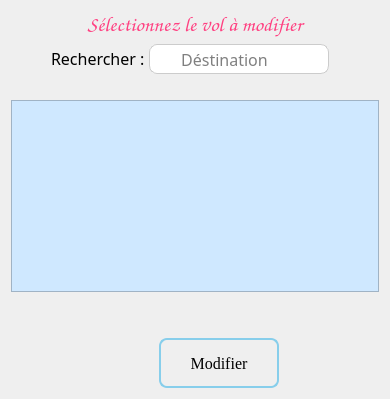
          <widget class="QWidget" name="page_31">
           <layout class="QGridLayout" name="gridLayout_13">
            <item row="4" column="0">
             <layout class="QHBoxLayout" name="horizontalLayout_43">
              <property name="spacing">
               <number>20</number>
              </property>
              <property name="leftMargin">
               <number>0</number>
              </property>
              <property name="rightMargin">
               <number>100</number>
              </property>
              <item alignment="Qt::AlignmentFlag::AlignRight">
               <widget class="QPushButton" name="btnMod">
                <property name="enabled">
                 <bool>true</bool>
                </property>
                <property name="sizePolicy">
                 <sizepolicy hsizetype="Fixed" vsizetype="Fixed">
                  <horstretch>0</horstretch>
                  <verstretch>0</verstretch>
                 </sizepolicy>
                </property>
                <property name="minimumSize">
                 <size>
                  <width>120</width>
                  <height>50</height>
                 </size>
                </property>
                <property name="maximumSize">
                 <size>
                  <width>200</width>
                  <height>60</height>
                 </size>
                </property>
                <property name="font">
                 <font>
                  <family>Georgia</family>
                  <pointsize>12</pointsize>
                 </font>
                </property>
                <property name="styleSheet">
                 <string notr="true">QPushButton {
    background: qlineargradient(x1:0, y1:0, x2:0, y2:1,
                                stop:0 #00aaff, stop:1 #f0f0f0);
    border: 2px solid skyblue;
    border-radius: 8px;
    padding: 5px;
    color: black;
}

QPushButton:hover {
    background: qlineargradient(x1:0, y1:0, x2:0, y2:1,
                                stop:0 #f0f0f0, stop:1 #00aaff);
    border: 2px solid skyblue;
}

QPushButton:pressed {
    background: qlineargradient(x1:0, y1:0, x2:0, y2:1,
                                stop:0 #f0f0f0, stop:1 #0080ff);
    border: 2px solid teal;
}</string>
                </property>
                <property name="text">
                 <string>Modifier</string>
                </property>
                <property name="icon">
                 <iconset resource="ressources/icons.qrc">
                  <normaloff>:/icons/modifier.png</normaloff>:/icons/modifier.png</iconset>
                </property>
                <property name="iconSize">
                 <size>
                  <width>20</width>
                  <height>20</height>
                 </size>
                </property>
               </widget>
              </item>
             </layout>
            </item>
            <item row="0" column="0">
             <widget class="QLabel" name="label_198">
              <property name="sizePolicy">
               <sizepolicy hsizetype="Preferred" vsizetype="Fixed">
                <horstretch>0</horstretch>
                <verstretch>0</verstretch>
               </sizepolicy>
              </property>
              <property name="font">
               <font>
                <family>Comic Sans MS</family>
                <pointsize>16</pointsize>
               </font>
              </property>
              <property name="styleSheet">
               <string notr="true">color: #FF4081;</string>
              </property>
              <property name="text">
               <string>Sélectionnez le vol à modifier</string>
              </property>
              <property name="textFormat">
               <enum>Qt::TextFormat::AutoText</enum>
              </property>
              <property name="alignment">
               <set>Qt::AlignmentFlag::AlignCenter</set>
              </property>
              <property name="margin">
               <number>10</number>
              </property>
             </widget>
            </item>
            <item row="1" column="0">
             <layout class="QHBoxLayout" name="horizontalLayout_27">
              <property name="spacing">
               <number>0</number>
              </property>
              <property name="topMargin">
               <number>0</number>
              </property>
              <property name="rightMargin">
               <number>50</number>
              </property>
              <property name="bottomMargin">
               <number>20</number>
              </property>
              <item>
               <spacer name="horizontalSpacer_33">
                <property name="orientation">
                 <enum>Qt::Orientation::Horizontal</enum>
                </property>
                <property name="sizeHint" stdset="0">
                 <size>
                  <width>40</width>
                  <height>20</height>
                 </size>
                </property>
               </spacer>
              </item>
              <item alignment="Qt::AlignmentFlag::AlignRight">
               <widget class="QLabel" name="label_19">
                <property name="sizePolicy">
                 <sizepolicy hsizetype="Fixed" vsizetype="Fixed">
                  <horstretch>0</horstretch>
                  <verstretch>0</verstretch>
                 </sizepolicy>
                </property>
                <property name="font">
                 <font>
                  <family>Calisto MT</family>
                  <pointsize>12</pointsize>
                 </font>
                </property>
                <property name="text">
                 <string>Rechercher : </string>
                </property>
               </widget>
              </item>
              <item alignment="Qt::AlignmentFlag::AlignRight">
               <widget class="QLineEdit" name="modRechercheVol">
                <property name="sizePolicy">
                 <sizepolicy hsizetype="Fixed" vsizetype="Fixed">
                  <horstretch>0</horstretch>
                  <verstretch>0</verstretch>
                 </sizepolicy>
                </property>
                <property name="minimumSize">
                 <size>
                  <width>150</width>
                  <height>0</height>
                 </size>
                </property>
                <property name="maximumSize">
                 <size>
                  <width>150</width>
                  <height>30</height>
                 </size>
                </property>
                <property name="font">
                 <font>
                  <family>Calisto MT</family>
                  <pointsize>12</pointsize>
                 </font>
                </property>
                <property name="styleSheet">
                 <string notr="true">QLineEdit {
border : none;
 border: 1px solid #ccc;
border-right : none;
background-color : white;
border-radius : none;
border-top-left-radius : 8px;
border-bottom-left-radius : 8px;
}</string>
                </property>
                <property name="alignment">
                 <set>Qt::AlignmentFlag::AlignCenter</set>
                </property>
                <property name="placeholderText">
                 <string>Déstination</string>
                </property>
               </widget>
              </item>
              <item>
               <widget class="QPushButton" name="pushButton_9">
                <property name="sizePolicy">
                 <sizepolicy hsizetype="Fixed" vsizetype="Fixed">
                  <horstretch>0</horstretch>
                  <verstretch>0</verstretch>
                 </sizepolicy>
                </property>
                <property name="minimumSize">
                 <size>
                  <width>30</width>
                  <height>30</height>
                 </size>
                </property>
                <property name="maximumSize">
                 <size>
                  <width>30</width>
                  <height>30</height>
                 </size>
                </property>
                <property name="styleSheet">
                 <string notr="true">QPushButton {
border : none;
background-color : white;
border: 1px solid #ccc;
border-left : none;
border-top-right-radius : 8px;
border-bottom-right-radius : 8px;
}</string>
                </property>
                <property name="text">
                 <string/>
                </property>
                <property name="icon">
                 <iconset theme="QIcon::ThemeIcon::SystemSearch"/>
                </property>
               </widget>
              </item>
             </layout>
            </item>
            <item row="3" column="0">
             <spacer name="verticalSpacer_8">
              <property name="orientation">
               <enum>Qt::Orientation::Vertical</enum>
              </property>
              <property name="sizeType">
               <enum>QSizePolicy::Policy::Preferred</enum>
              </property>
              <property name="sizeHint" stdset="0">
               <size>
                <width>20</width>
                <height>40</height>
               </size>
              </property>
             </spacer>
            </item>
            <item row="2" column="0">
             <widget class="QTableView" name="modListeVol">
              <property name="sizePolicy">
               <sizepolicy hsizetype="Expanding" vsizetype="Preferred">
                <horstretch>0</horstretch>
                <verstretch>0</verstretch>
               </sizepolicy>
              </property>
              <property name="font">
               <font>
                <family>Microsoft JhengHei</family>
                <pointsize>10</pointsize>
               </font>
              </property>
              <property name="styleSheet">
               <string notr="true">background-color:  #CFE8FF;
selection-background-color: lightseagreen;</string>
              </property>
              <property name="alternatingRowColors">
               <bool>true</bool>
              </property>
              <property name="selectionMode">
               <enum>QAbstractItemView::SelectionMode::SingleSelection</enum>
              </property>
              <property name="selectionBehavior">
               <enum>QAbstractItemView::SelectionBehavior::SelectRows</enum>
              </property>
              <attribute name="horizontalHeaderDefaultSectionSize">
               <number>145</number>
              </attribute>
              <attribute name="horizontalHeaderStretchLastSection">
               <bool>true</bool>
              </attribute>
              <attribute name="verticalHeaderVisible">
               <bool>false</bool>
              </attribute>
              <attribute name="verticalHeaderDefaultSectionSize">
               <number>35</number>
              </attribute>
             </widget>
            </item>
           </layout>
          </widget>
